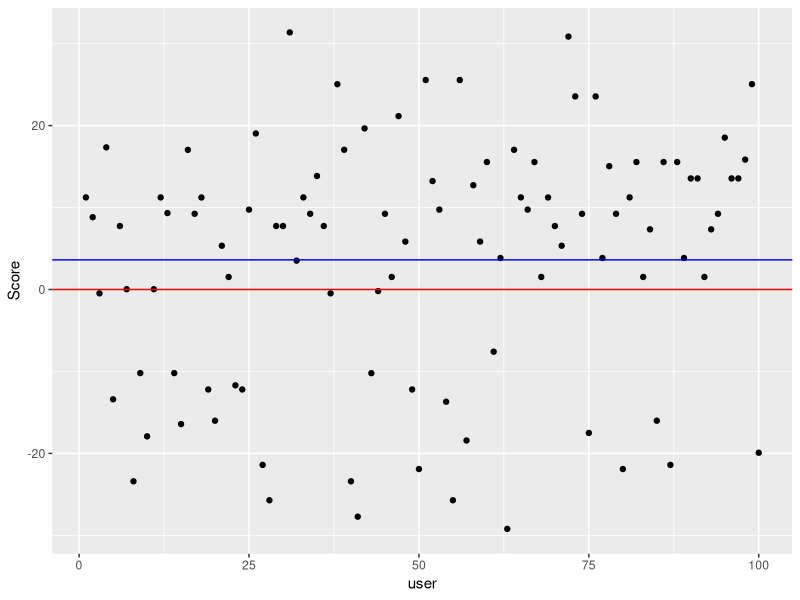

This figure's R source:
## ---- chunk 1
# Packages
library(tidyverse)
library(modelr)
options(na.action = na.warn)
## ---- chunk 2
# Create test set, each column representing a question in the "should you get a dog?" function
Input.df <-  data.frame(AgeInput=integer(),HomeInput=integer(),MentalHealthInput=integer(),PhysicalHealthInput=integer(),LivingWithInput=integer(),AllergiesInput=integer(),PriorOwnershipInput=integer(),ExpensesInput=integer(), Score=double())
# sample size (num of users to simulate)
N <- 100 

# For each user (row) in test set, generate inputs to each question (column)
for (i in 1:N) {
  
  # Generate random inputs 
  AgeInput <- sample(0:100, 1) #number = age
  HomeInput <- sample(0:1, 1) #0 = house, 1=apartment
  MentalHealthInput <- sample(0:1, 1) #0 = yes, 1=no
  PhysicalHealthInput <- sample(0:1, 1) #0 = yes, 1=no
  LivingWithInput <- sample(0:1, 1) #0 = alone, 1=withOthers
  AllergiesInput <- sample(0:1, 1) #0 = yes, 1=no
  PriorOwnershipInput <- sample(0:1, 1) #0 = yes, 1=no
  ExpensesInput <- sample(0:2, 1) #0 = above, 1=equal, 2=below
  Score <- 0
  
  x <- matrix(c(AgeInput, HomeInput, MentalHealthInput, PhysicalHealthInput, LivingWithInput, AllergiesInput, PriorOwnershipInput, ExpensesInput, Score), nrow = 1)
  
  # Add user's inputs to test set
  df.new = data.frame(x)
  Input.df <- rbind(Input.df, df.new)
}

# Assign each user an id
Input.df$id <- seq.int(nrow(Input.df))
names(Input.df) <- c("AgeInput", "HomeInput", "MentalHealthInput", "PhysicalHealthInput", "LivingWithInput", "AllergiesInput", "PriorOwnershipInput", "ExpensesInput", "Score", "id")
## ---- chunk 3

  #cohens d
  Elderly <- 15.816
  Child <- 3.486
  DesireMentalHealth <- 17.35419784
  DesirePhysicalHealth <- 7.229100643
  HasAllergies <- -5.81
  House <- 9.71
  LivesAlone <- 5.34
  LivesWOthers <- 3.845
  HasPriorOwnership <- 2 
  LowerWillingnessToPay <- -27.25
  
  # odds-ratio
  # Elderly <- 25.568928
  # Child <- 4.3575
  # DesireMentalHealth <- 17.35419784
  # DesirePhysicalHealth <- 8.362460625
  # HasAllergies <- -6.45491
  # House <- 29.339743
  # LivesAlone <- 3.778483333
  # LivesWOthers <- 3.33245
  # HasPriorOwnership <- 2
  # LowerWillingnessToPay <- -44.7118

## ---- chunk 4

# For each user in test set, calculate their score using our "should you get a dog?" function
 for (i in 1:N) { 
   
    UserScore <- 0
  
  # Q: How old are you? 
      AgeInput <- Input.df$AgeInput[Input.df$id == i]
      # super elderly
      if (AgeInput >= 80) {
        UserScore <- UserScore + 0
      # elderly
      } else if (AgeInput >= 65) {
        UserScore <- UserScore + Elderly
      # adult  
      } else if (AgeInput > 18) {
        UserScore <- UserScore + 0
      # child
      } else {
        UserScore <- UserScore + Child
      }

  #Q: What is your home like?
      HomeInput <- Input.df$HomeInput[Input.df$id == i]
      # lives in a house
      if (HomeInput == 0) {
        UserScore <- UserScore +  House
      # lives in an apartment
      } else {
        UserScore <- UserScore +  0
      }
  
  #Q: Do you desire mental/emotional health benefits from owning a dog?
      MentalHealthInput <- Input.df$MentalHealthInput[Input.df$id == i]
      # desires mental/emotional health benefits
      if (MentalHealthInput == 0 ) {
          Score <- Score +  DesireMentalHealth
      # does not desire mental/emotional health benefits
      } else {
          Score <- Score +  0
      }

  #Q: Do you desire physical health benefits from owning a dog?
      PhysicalHealthInput <- Input.df$PhysicalHealthInput[Input.df$id == i]
      # desires physical health benefits
      if (PhysicalHealthInput == "Yes") {
        Score <- Score +  DesirePhysicalHealth
      # desires not desire physical health benefits
      } else {
        Score <- Score +  0
      }

  #Q: Do you live alone?
      LivingWithInput <- Input.df$LivingWithInput[Input.df$id == i]
      # lives alone
      if (LivingWithInput == 0) {
        UserScore <- UserScore +  LivesAlone 
      #lives with others
      } else {
        UserScore <- UserScore +  LivesWOthers
      }

  #Q: Are you or anyone in your household allergic to dogs?
      AllergiesInput <- Input.df$AllergiesInput[Input.df$id == i]
      # has allergies
      if (AllergiesInput == 0) {
        UserScore <- UserScore +  HasAllergies
      # does not have allergies
      } else {
        UserScore <- UserScore +  0
      }

  #Q: Have you owned a dog in the past?
      PriorOwnershipInput <- Input.df$PriorOwnershipInput[Input.df$id == i]
      # has prior dog ownership
      if (PriorOwnershipInput == 0) {
        UserScore <- UserScore +  HasPriorOwnership
      # does not have prior dog ownership
      } else {
        UserScore <- UserScore +  0
      }

  #Q: The average monthly cost of owning a dog is $171.24 (ranges from $55.47 - $395.69). Would you be able/willing to pay equal to that amount, below that amount or above that amount for your dog?
      ExpensesInput <- Input.df$ExpensesInput[Input.df$id == i]
      # willing/able to pay below monthly average
      if (ExpensesInput == 2) {
       UserScore <- UserScore +  LowerWillingnessToPay 
      # willing/able to pay equal or above monthly average
      } else {
          Score <- Score +  0
      }

  # Set user's test score as calculated score
  Input.df$Score[Input.df$id == i] <- UserScore
  
}
## ---- chunk 5
# Plot distribution of scores for all users in test set
ScorePlot <- ggplot(Input.df, aes(id, Score)) + 
  geom_point()

ScorePlot <- ScorePlot + labs(x = "user")
ScorePlot <- ScorePlot  + geom_hline(yintercept = 0, color= "red") #theshold: score = 0
ScorePlot <- ScorePlot  + geom_hline(yintercept = mean(Input.df$Score), color="blue") #average score
ScorePlot

# Calculate the average score for test set
AverageScore <- mean(Input.df$Score)
print(AverageScore)

# Calculate how many users should and should not get a dog
ShouldGetADog <- count(Input.df, Input.df$Score > 0)
print(ShouldGetADog)
